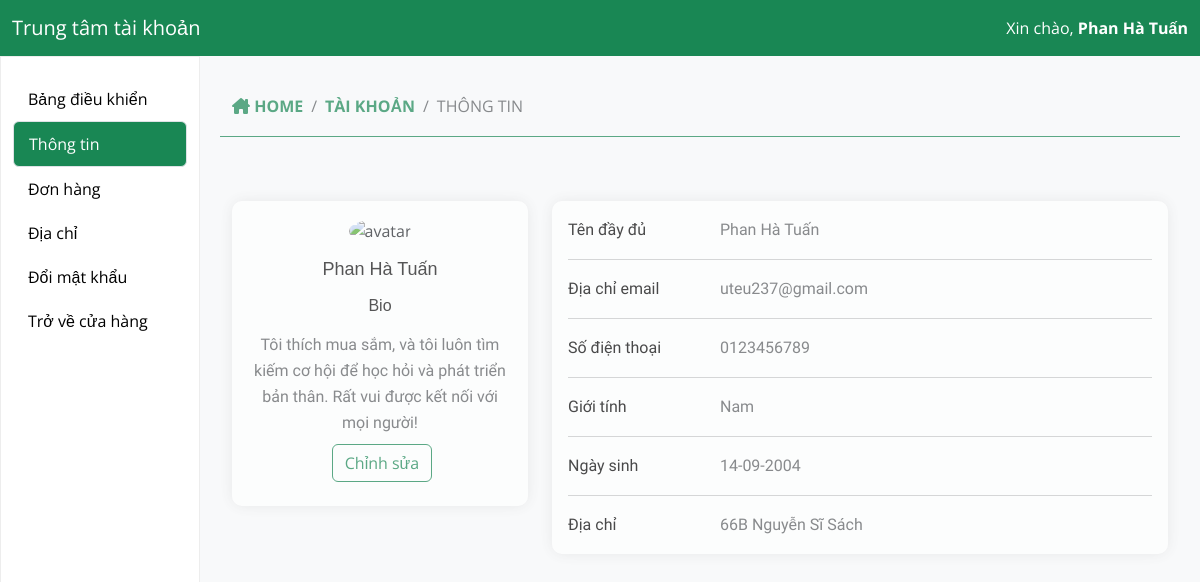
Page /dashboard/profile/ (signed in) on the earlier database version.
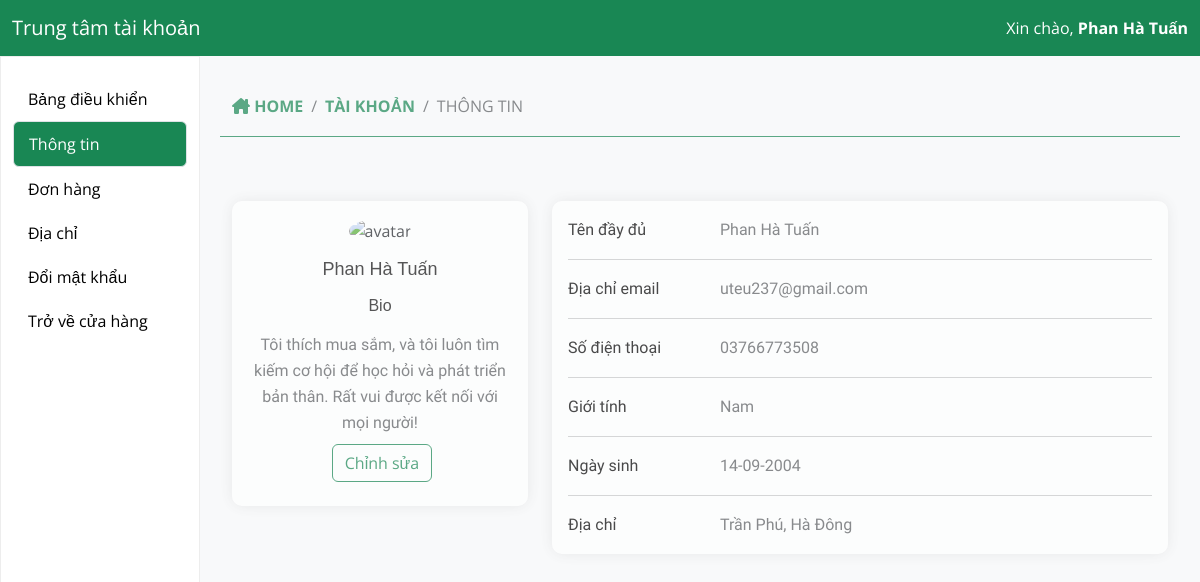
Same page on the later database version.
### core/models.py (models this page shows)
class Address(models.Model):
    user = models.ForeignKey(User, on_delete=models.SET_NULL, null=True)
    mobile = models.CharField(max_length=300, null=True)
    address = models.CharField(max_length=100, null=True)
    status = models.BooleanField(default=False)
    class Meta:
        verbose_name_plural = "Address"

### dashboard/views.py (the view)
# urls.py: path("profile/", profile_user, name="profile"),
def profile_user(request):
  user_profile = Profile.objects.get(user=request.user)
  a = Address.objects.get(user=request.user,status = True)
  print(a)
  context = {
    "a":a,
    "user_profile": user_profile,
    'active_section': 'profile'
  }
  return render(request,'dashboard/profile.html',context)

### ChatApp/models.py (called while the page is built)
    def __str__(self):
        return self.room_name

    def __str__(self):
        return str(self.room)

### templates/dashboard/profile.html (shortened to what the changed rows need)
{% extends 'partials/user.html' %}
{% load static %}
{% load humanize %}
{% block profile %}
  <section>
    <div class="container py-5">
      <div class="row">
        <div class="col-lg-8">
          <div class="card mb-4">
            <div class="card-body">
              <div class="row">
                <div class="col-sm-9">
                  <p class="text-muted mb-0">{{ a.mobile }}</p>
                </div>
              </div>
              <div class="row">
                <div class="col-sm-9">
                  <p class="text-muted mb-0">{{ a.address }}</p>
                </div>
              </div>
            </div>
          </div>
        </div>
      </div>
    </div>
  </section>
{% endblock %}

Differences in the rows shown:
no longer on this page (row edited): Address: mobile "0123456789", address "66B Nguyễn Sĩ Sách"
now on this page (row edited): Address: mobile "03766773508", address "Trần Phú, Hà Đông"
